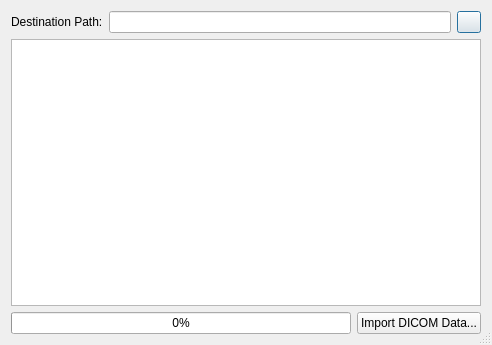
<?xml version="1.0" encoding="UTF-8"?>
<ui version="4.0">
 <class>CDicomTransferDialog</class>
 <widget class="QDialog" name="CDicomTransferDialog">
  <property name="geometry">
   <rect>
    <x>0</x>
    <y>0</y>
    <width>492</width>
    <height>345</height>
   </rect>
  </property>
  <property name="minimumSize">
   <size>
    <width>400</width>
    <height>300</height>
   </size>
  </property>
  <property name="windowTitle">
   <string>DICOM Data Transfer</string>
  </property>
  <property name="sizeGripEnabled">
   <bool>true</bool>
  </property>
  <layout class="QVBoxLayout" name="verticalLayout">
   <item>
    <layout class="QHBoxLayout" name="horizontalLayout_2">
     <item>
      <widget class="QLabel" name="labelPath">
       <property name="text">
        <string>Destination Path:</string>
       </property>
      </widget>
     </item>
     <item>
      <widget class="QLineEdit" name="lineEditDestinationPath">
       <property name="readOnly">
        <bool>true</bool>
       </property>
      </widget>
     </item>
     <item>
      <widget class="QPushButton" name="pushButtonBrowsePath">
       <property name="maximumSize">
        <size>
         <width>24</width>
         <height>16777215</height>
        </size>
       </property>
       <property name="text">
        <string/>
       </property>
       <property name="icon">
        <iconset resource="../resources.qrc">
         <normaloff>:/svg/svg/folder_open_arrow_menu.svg</normaloff>:/svg/svg/folder_open_arrow_menu.svg</iconset>
       </property>
       <property name="iconSize">
        <size>
         <width>16</width>
         <height>16</height>
        </size>
       </property>
      </widget>
     </item>
    </layout>
   </item>
   <item>
    <widget class="QTableWidget" name="tableWidget">
     <property name="selectionMode">
      <enum>QAbstractItemView::NoSelection</enum>
     </property>
     <property name="selectionBehavior">
      <enum>QAbstractItemView::SelectRows</enum>
     </property>
     <property name="columnCount">
      <number>1</number>
     </property>
     <attribute name="horizontalHeaderVisible">
      <bool>false</bool>
     </attribute>
     <attribute name="horizontalHeaderDefaultSectionSize">
      <number>150</number>
     </attribute>
     <attribute name="horizontalHeaderStretchLastSection">
      <bool>true</bool>
     </attribute>
     <attribute name="verticalHeaderVisible">
      <bool>false</bool>
     </attribute>
     <attribute name="verticalHeaderDefaultSectionSize">
      <number>24</number>
     </attribute>
     <column>
      <property name="text">
       <string>Info</string>
      </property>
     </column>
    </widget>
   </item>
   <item>
    <layout class="QHBoxLayout" name="horizontalLayout">
     <item>
      <widget class="QProgressBar" name="progressBar">
       <property name="value">
        <number>0</number>
       </property>
       <property name="alignment">
        <set>Qt::AlignCenter</set>
       </property>
       <property name="invertedAppearance">
        <bool>false</bool>
       </property>
      </widget>
     </item>
     <item>
      <widget class="QPushButton" name="pushButtonLoadDicomData">
       <property name="text">
        <string>Import DICOM Data...</string>
       </property>
       <property name="icon">
        <iconset resource="../resources.qrc">
         <normaloff>:/svg/svg/folder_open_arrow.svg</normaloff>:/svg/svg/folder_open_arrow.svg</iconset>
       </property>
      </widget>
     </item>
    </layout>
   </item>
  </layout>
 </widget>
 <resources>
  <include location="../resources.qrc"/>
 </resources>
 <connections/>
</ui>
